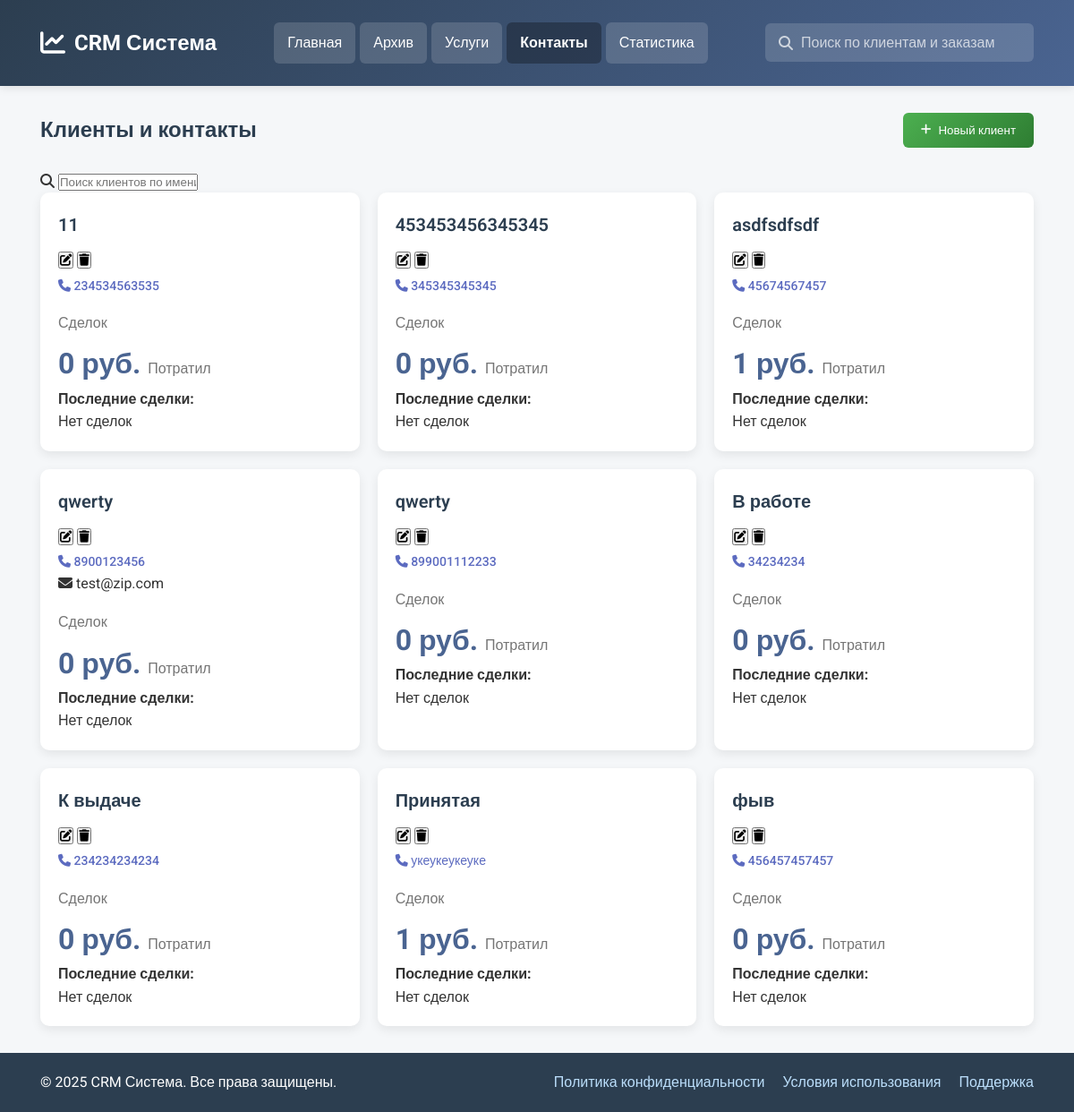
Page /crm/contacts/ on the committed database.
### clients/models.py (models this page shows, shortened)
class Client(models.Model):
    name = models.CharField(max_length=200, verbose_name="ФИО клиента")
    phone = models.CharField(max_length=20, verbose_name="Телефон")
    email = models.EmailField(blank=True, null=True, verbose_name="Email")
    notes = models.TextField(blank=True, verbose_name="Заметки")
    created_at = models.DateTimeField(auto_now_add=True, verbose_name="Дата создания")
    class Meta:
        verbose_name = "Клиент"
        verbose_name_plural = "Клиенты"
        ordering = ["name"]
    def get_total_spent(self):
        from deals.models import DealService
        total = DealService.objects.filter(
            deal__client=self, deal__status__in=["completed", "successful"]
        ).aggregate(total=Sum("price"))["total"]
        return total or 0

### clients/views.py (the view)
# urls.py: path("contacts/", contacts, name="contacts"),
def contacts(request):
    clients = Client.objects.all().order_by("name")
    return render(request, "contacts.html", {"clients": clients})

### templates/contacts.html (shortened to what this page needs)
<!DOCTYPE html>
<html lang="ru">
<head>
    {% load static %}
    <link rel="stylesheet" href="https://cdnjs.cloudflare.com/ajax/libs/font-awesome/6.4.0/css/all.min.css">
    <link rel="stylesheet" href="{% static 'css/styles.css' %}">
</head>
<body>
    {% include 'header.html' %}
    <main>
        <section id="contacts" class="section active">
            <div class="container">
                <div class="dashboard-header">
                    <h1 class="dashboard-title">Клиенты и контакты</h1>
                    <button class="add-btn" id="addClientBtn">
                        <i class="fas fa-plus"></i>
                        Новый клиент
                    </button>
                </div>
                <div class="search-box">
                    <i class="fas fa-search search-icon"></i>
                    <input type="text" class="search-input" placeholder="Поиск клиентов по имени или телефону..." id="clientSearch">
                </div>
                <div class="services-grid" id="clientsGrid">
                    {% for client in clients %}
                    <div class="service-card client-card" data-client-id="{{ client.id }}">
                        <div class="client-header">
                            <h3 class="service-name client-name">{{ client.name }}</h3>
                            <div class="client-actions">
                                <button class="action-btn edit-client" title="Редактировать">
                                    <i class="fas fa-edit"></i>
                                </button>
                                <button class="action-btn delete-client" title="Удалить">
                                    <i class="fas fa-trash"></i>
                                </button>
                            </div>
                        </div>
                        <a href="tel:{{ client.phone }}" class="client-phone">
                            <i class="fas fa-phone"></i> {{ client.phone }}
                        </a>
                        {% if client.email %}
                        <p class="client-email">
                            <i class="fas fa-envelope"></i> {{ client.email }}
                        </p>
                        {% endif %}
                        <div class="client-stats">
                            <div class="stat-item">
                                <span class="stat-label">Сделок</span>
                            </div>
                            <div class="stat-item">
                                <span class="stat-value">
                                    {% with total_spent=client.get_total_spent %}
                                        {{ total_spent|default:0 }} руб.
                                    {% endwith %}
                                </span>
                                <span class="stat-label">Потратил</span>
                            </div>
                        </div>
                        <div class="client-deals">
                            <h4>Последние сделки:</h4>
                            {% for deal in client.deal_set.all|slice:":3" %}
                            <div class="mini-deal">
                                <span class="deal-service">
                                    {% for service in deal.services.all %}
                                        {{ service.name }}{% if not forloop.last %}, {% endif %}
                                    {% endfor %}
                                </span>
                                <span class="deal-price">{{ deal.total_price }} руб.</span>
                            </div>
                            {% empty %}
                            <p class="no-deals">Нет сделок</p>
                            {% endfor %}
                        </div>
                    </div>
                    {% empty %}
                    <div class="no-clients">
                        <i class="fas fa-users fa-3x"></i>
                        <h3>Клиентов пока нет</h3>
                        <p>Добавьте первого клиента, чтобы начать работу</p>
                    </div>
                    {% endfor %}
                </div>
            </div>
        </section>
    </main>
    {% include 'footer.html' %}
</body>
</html>

### static/css/styles.css (style rules this page uses)
* { margin: 0; padding: 0; box-sizing: border-box; font-family: 'Roboto', sans-serif; }
body { background-color: #f5f7f9; color: #333; line-height: 1.6; min-height: 100vh; display: flex; flex-direction: column; }
.container { max-width: 95%; margin: 0 auto; padding: 0 15px; }
main { flex: 1; padding: 30px 0; }
.section { display: none; animation: fadeIn 0.5s ease; }
.section.active { display: block; }
.dashboard-header { display: flex; justify-content: space-between; align-items: center; margin-bottom: 25px; }
.dashboard-title { font-size: 24px; font-weight: 600; color: #2c3e50; }
.add-btn { background: linear-gradient(135deg, #4CAF50, #2E7D32); color: white; border: none; padding: 12px 20px; border-radius: 6px; cursor: pointer; font-weight: 500; display: flex; align-items: center; gap: 8px; transition: all 0.3s ease; }
.client-name { font-weight: 600; font-size: 18px; color: #2c3e50; }
.client-phone { color: #5c6bc0; text-decoration: none; font-weight: 500; display: block; margin-top: 5px; font-size: 14px; }
.stat-value { font-size: 32px; font-weight: 700; color: #4a6491; margin: 10px 0; }
.stat-label { color: #757575; font-size: 16px; }
.services-grid { display: grid; grid-template-columns: repeat(auto-fill, minmax(300px, 1fr)); gap: 20px; }
.service-card { background: white; border-radius: 10px; padding: 20px; box-shadow: 0 4px 12px rgba(0, 0, 0, 0.08); transition: all 0.3s ease; }
.service-name { font-size: 20px; font-weight: 600; color: #2c3e50; margin-bottom: 10px; }

### rows in the picture
Client: name "11", phone "234534563535", get_total_spent "0"
Client: name "453453456345345", phone "345345345345", get_total_spent "0"
Client: name "asdfsdfsdf", phone "45674567457", get_total_spent "1"
Client: name "qwerty", phone "8900123456", email "test@zip.com", get_total_spent "0"
Client: name "qwerty", phone "899001112233", get_total_spent "0"
Client: name "В работе", phone "34234234", get_total_spent "0"
Client: name "К выдаче", phone "234234234234", get_total_spent "0"
Client: name "Принятая", phone "укеукеукеуке", get_total_spent "1"
Client: name "фыв", phone "456457457457", get_total_spent "0"
